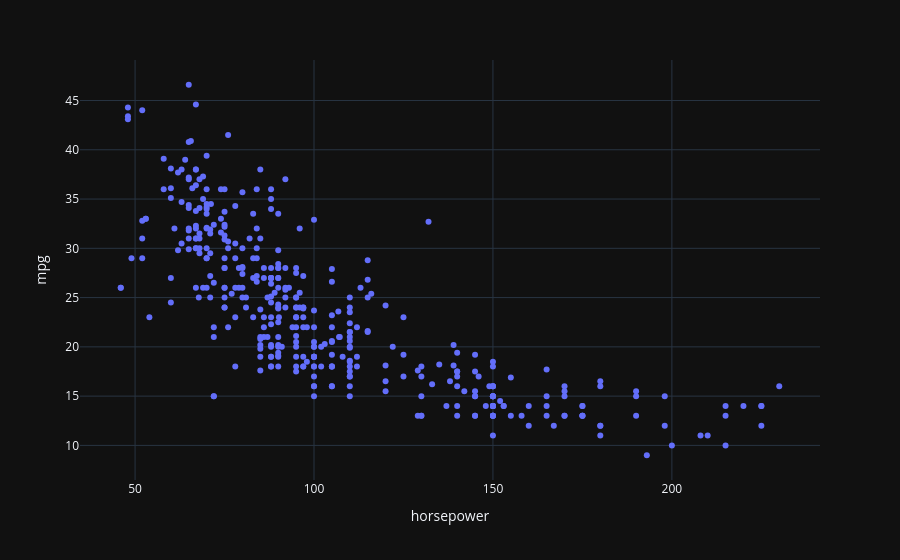

Here is the notebook cell this chart was saved with:
### Code cell
df.plot(kind='scatter', x='horsepower', y='mpg')

### Figure 1 — Plotly figure (JSON) as saved in the notebook; plotly's stock layout.template omitted (floating-point values rounded to 4 significant figures; data arrays with more than 128 entries replaced by an {"elided": "..."} marker saying what was removed)
{"data": [{"hovertemplate": "horsepower=%{x}<br>mpg=%{y}<extra></extra>", "legendgroup": "", "marker": {"color": "#636efa", "symbol": "circle"}, "mode": "markers", "name": "", "orientation": "v", "showlegend": false, "x": {"elided": "398 float values"}, "xaxis": "x", "y": {"elided": "398 float values"}, "yaxis": "y", "type": "scatter"}], "layout": {"xaxis": {"anchor": "y", "domain": [0.0, 1.0], "title": {"text": "horsepower"}}, "yaxis": {"anchor": "x", "domain": [0.0, 1.0], "title": {"text": "mpg"}}, "legend": {"tracegroupgap": 0}, "margin": {"t": 60}}}
